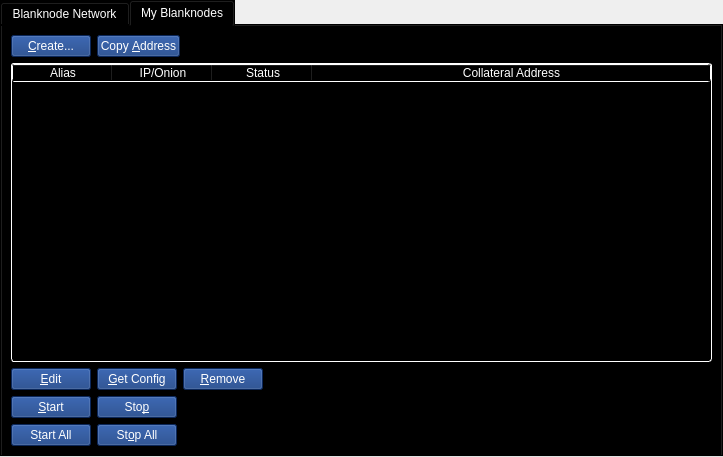
<?xml version="1.0" encoding="UTF-8"?>
<ui version="4.0">
 <class>BlanknodeManager</class>
 <widget class="QWidget" name="BlanknodeManager">
  <property name="geometry">
   <rect>
    <x>0</x>
    <y>0</y>
    <width>723</width>
    <height>457</height>
   </rect>
  </property>
  <property name="windowTitle">
   <string>Form</string>
  </property>
  <layout class="QVBoxLayout" name="topLayout">
   <property name="leftMargin">
    <number>0</number>
   </property>
   <property name="topMargin">
    <number>0</number>
   </property>
   <property name="rightMargin">
    <number>0</number>
   </property>
   <property name="bottomMargin">
    <number>0</number>
   </property>
   <item>
    <layout class="QVBoxLayout" name="verticalLayout">
     <property name="bottomMargin">
      <number>0</number>
     </property>
     <item>
      <widget class="QTabWidget" name="tabWidget">
       <property name="styleSheet">
        <string notr="true">color: rgb(255, 255, 255);
background-color: rgb(0, 0, 0);
alternate-background-color: rgb(15,55,126);</string>
       </property>
       <property name="currentIndex">
        <number>1</number>
       </property>
       <widget class="QWidget" name="tab">
        <attribute name="title">
         <string>Blanknode Network</string>
        </attribute>
        <layout class="QGridLayout" name="gridLayout">
         <item row="1" column="0">
          <widget class="QTableWidget" name="tableWidget">
           <property name="styleSheet">
            <string notr="true">background: rgb(0,0,0); color: rgb(255,255,255); border: 1px inset white; border-radius: 3px; margin: 0px;</string>
           </property>
           <property name="editTriggers">
            <set>QAbstractItemView::NoEditTriggers</set>
           </property>
           <property name="alternatingRowColors">
            <bool>true</bool>
           </property>
           <property name="selectionBehavior">
            <enum>QAbstractItemView::SelectRows</enum>
           </property>
           <attribute name="horizontalHeaderStretchLastSection">
            <bool>true</bool>
           </attribute>
           <column>
            <property name="text">
             <string>Address</string>
            </property>
           </column>
           <column>
            <property name="text">
             <string>Rank</string>
            </property>
           </column>
           <column>
            <property name="text">
             <string>Active</string>
            </property>
           </column>
           <column>
            <property name="text">
             <string>Active (secs)</string>
            </property>
           </column>
           <column>
            <property name="text">
             <string>Last Seen</string>
            </property>
           </column>
           <column>
            <property name="text">
             <string>Pubkey</string>
            </property>
           </column>
          </widget>
         </item>
         <item row="0" column="0">
          <layout class="QHBoxLayout" name="horizontalLayout_3">
           <property name="bottomMargin">
            <number>0</number>
           </property>
           <item>
            <widget class="QLabel" name="label_2">
             <property name="text">
              <string>Blanknode Count:</string>
             </property>
            </widget>
           </item>
           <item>
            <widget class="QLabel" name="countLabel">
             <property name="text">
              <string>0</string>
             </property>
            </widget>
           </item>
           <item>
            <spacer name="horizontalSpacer_3">
             <property name="orientation">
              <enum>Qt::Horizontal</enum>
             </property>
             <property name="sizeHint" stdset="0">
              <size>
               <width>40</width>
               <height>20</height>
              </size>
             </property>
            </spacer>
           </item>
          </layout>
         </item>
        </layout>
       </widget>
       <widget class="QWidget" name="tab_2">
        <attribute name="title">
         <string>My Blanknodes</string>
        </attribute>
        <layout class="QGridLayout" name="gridLayout_2">
         <item row="0" column="0">
          <layout class="QVBoxLayout" name="verticalLayout_2">
           <property name="bottomMargin">
            <number>0</number>
           </property>
           <item>
            <layout class="QHBoxLayout" name="horizontalLayout">
             <item>
              <widget class="QPushButton" name="createButton">
               <property name="styleSheet">
                <string notr="true">color: rgb(255, 255, 255);
background-color: rgb(15,55,126);
alternate-background-color: rgb(15,55,126);</string>
               </property>
               <property name="text">
                <string>&amp;Create...</string>
               </property>
              </widget>
             </item>
             <item>
              <widget class="QPushButton" name="copyAddressButton">
               <property name="styleSheet">
                <string notr="true">color: rgb(255, 255, 255);
background-color: rgb(15,55,126);
alternate-background-color: rgb(15,55,126);</string>
               </property>
               <property name="text">
                <string>Copy &amp;Address</string>
               </property>
              </widget>
             </item>
             <item>
              <spacer name="horizontalSpacer">
               <property name="orientation">
                <enum>Qt::Horizontal</enum>
               </property>
               <property name="sizeHint" stdset="0">
                <size>
                 <width>40</width>
                 <height>20</height>
                </size>
               </property>
              </spacer>
             </item>
            </layout>
           </item>
           <item>
            <widget class="QTableWidget" name="tableWidget_2">
             <property name="styleSheet">
              <string notr="true">background: rgb(0,0,0); color: rgb(255,255,255); border: 1px inset white; border-radius: 3px; margin: 0px;</string>
             </property>
             <property name="editTriggers">
              <set>QAbstractItemView::NoEditTriggers</set>
             </property>
             <property name="alternatingRowColors">
              <bool>true</bool>
             </property>
             <property name="selectionMode">
              <enum>QAbstractItemView::SingleSelection</enum>
             </property>
             <property name="selectionBehavior">
              <enum>QAbstractItemView::SelectRows</enum>
             </property>
             <attribute name="horizontalHeaderStretchLastSection">
              <bool>true</bool>
             </attribute>
             <column>
              <property name="text">
               <string>Alias</string>
              </property>
             </column>
             <column>
              <property name="text">
               <string>IP/Onion</string>
              </property>
             </column>
             <column>
              <property name="text">
               <string>Status</string>
              </property>
             </column>
             <column>
              <property name="text">
               <string>Collateral Address</string>
              </property>
             </column>
            </widget>
           </item>
           <item>
            <layout class="QHBoxLayout" name="horizontalLayout_2">
             <property name="bottomMargin">
              <number>0</number>
             </property>
             <item>
              <widget class="QPushButton" name="editButton">
               <property name="styleSheet">
                <string notr="true">color: rgb(255, 255, 255);
background-color: rgb(15,55,126);
alternate-background-color: rgb(15,55,126);</string>
               </property>
               <property name="text">
                <string>&amp;Edit</string>
               </property>
              </widget>
             </item>
             <item>
              <widget class="QPushButton" name="getConfigButton">
               <property name="styleSheet">
                <string notr="true">color: rgb(255, 255, 255);
background-color: rgb(15,55,126);
alternate-background-color: rgb(15,55,126);</string>
               </property>
               <property name="text">
                <string>&amp;Get Config</string>
               </property>
              </widget>
             </item>
             <item>
              <widget class="QPushButton" name="removeButton">
               <property name="styleSheet">
                <string notr="true">color: rgb(255, 255, 255);
background-color: rgb(15,55,126);
alternate-background-color: rgb(15,55,126);</string>
               </property>
               <property name="text">
                <string>&amp;Remove</string>
               </property>
              </widget>
             </item>
             <item>
              <spacer name="horizontalSpacer_2">
               <property name="orientation">
                <enum>Qt::Horizontal</enum>
               </property>
               <property name="sizeHint" stdset="0">
                <size>
                 <width>40</width>
                 <height>20</height>
                </size>
               </property>
              </spacer>
             </item>
            </layout>
           </item>
           <item>
            <layout class="QHBoxLayout" name="horizontalLayout_4">
             <property name="bottomMargin">
              <number>0</number>
             </property>
             <item>
              <widget class="QPushButton" name="startButton">
               <property name="styleSheet">
                <string notr="true">color: rgb(255, 255, 255);
background-color: rgb(15,55,126);
alternate-background-color: rgb(15,55,126);</string>
               </property>
               <property name="text">
                <string>&amp;Start</string>
               </property>
              </widget>
             </item>
             <item>
              <widget class="QPushButton" name="stopButton">
               <property name="styleSheet">
                <string notr="true">color: rgb(255, 255, 255);
background-color: rgb(15,55,126);
alternate-background-color: rgb(15,55,126);</string>
               </property>
               <property name="text">
                <string>Sto&amp;p</string>
               </property>
              </widget>
             </item>
             <item>
              <spacer name="horizontalSpacer_4">
               <property name="orientation">
                <enum>Qt::Horizontal</enum>
               </property>
               <property name="sizeHint" stdset="0">
                <size>
                 <width>40</width>
                 <height>20</height>
                </size>
               </property>
              </spacer>
             </item>
            </layout>
           </item>
           <item>
            <layout class="QHBoxLayout" name="horizontalLayout_5">
             <property name="bottomMargin">
              <number>0</number>
             </property>
             <item>
              <widget class="QPushButton" name="startAllButton">
               <property name="styleSheet">
                <string notr="true">color: rgb(255, 255, 255);
background-color: rgb(15,55,126);
alternate-background-color: rgb(15,55,126);</string>
               </property>
               <property name="text">
                <string>S&amp;tart All</string>
               </property>
              </widget>
             </item>
             <item>
              <widget class="QPushButton" name="stopAllButton">
               <property name="styleSheet">
                <string notr="true">color: rgb(255, 255, 255);
background-color: rgb(15,55,126);
alternate-background-color: rgb(15,55,126);</string>
               </property>
               <property name="text">
                <string>St&amp;op All</string>
               </property>
              </widget>
             </item>
             <item>
              <spacer name="horizontalSpacer_5">
               <property name="orientation">
                <enum>Qt::Horizontal</enum>
               </property>
               <property name="sizeHint" stdset="0">
                <size>
                 <width>40</width>
                 <height>20</height>
                </size>
               </property>
              </spacer>
             </item>
            </layout>
           </item>
          </layout>
         </item>
        </layout>
       </widget>
      </widget>
     </item>
    </layout>
   </item>
  </layout>
 </widget>
 <resources/>
 <connections/>
</ui>
